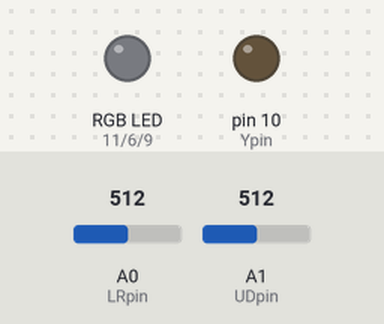
Simulated run of this sketch. Board: Arduino Uno, built with avr-gcc and run on an emulated ATmega328P. On the bench: an RGB LED mixed from three pins (HIGH = lit), output pins drawn as LEDs (lit = HIGH). Inputs (shaded band) come from the test bench; at power-on: A0 (LRpin) = 512, A1 (UDpin) = 512. Dim RGB values are drawn brighter than linear.

Above: at 1.2 s.
1.3 s: A0 (LRpin) set to 716
At 1.9 s:
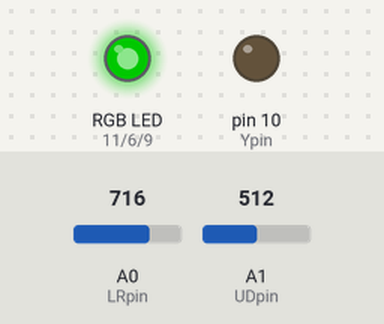
2.8 s: A1 (UDpin) set to 716
At 3.1 s:
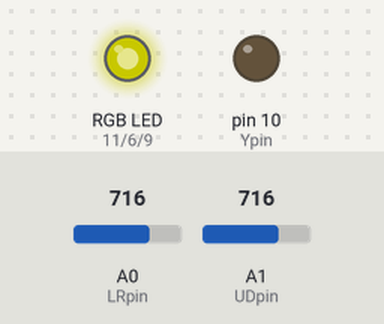
4.3 s: A0 (LRpin) set to 900
At 5.4 s:
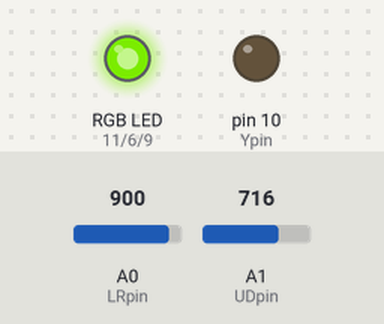
5.8 s: A1 (UDpin) set to 900
At 6.6 s:
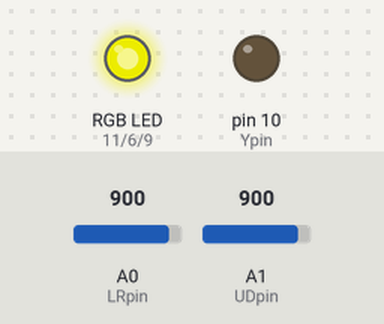
7.3 s: A0 (LRpin) set to 511
At 7.7 s:
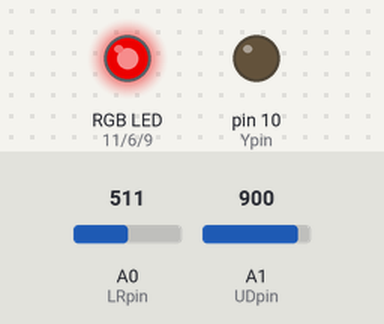
8.8 s: A1 (UDpin) set to 306
At 10.0 s:
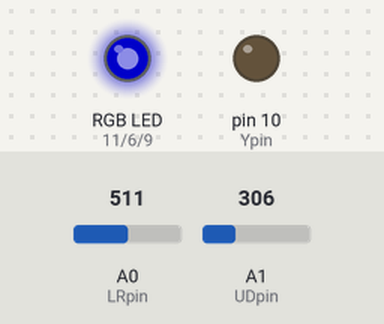
Timing chart, 0 to 11.3 s (numbered marks = the images above; inputs shaded):
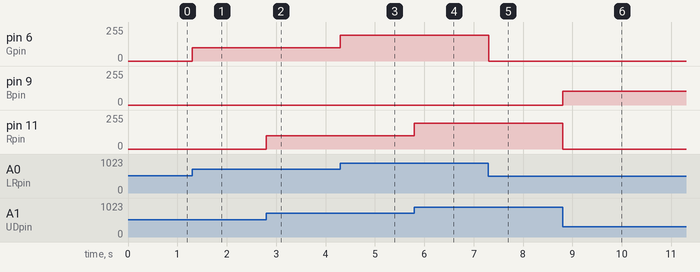

Measured:
- after the input at 1.3 s, pin 6 (Gpin): 0/255 → 101/255 at once
- after the input at 2.8 s, pin 11 (Rpin): 0/255 → 101/255 at once
- after the input at 4.3 s, pin 6 (Gpin): 101/255 → 193/255 at once
- after the input at 5.8 s, pin 11 (Rpin): 101/255 → 193/255 at once
- after the input at 7.3 s, pin 6 (Gpin): 193/255 → 0/255 at once
- after the input at 8.8 s, pin 9 (Bpin): 0/255 → 102/255 at once; pin 11 (Rpin): 193/255 → 0/255 at once

The sketch:

check_analog_Joystick_done_last.ino
```cpp
const int LRpin =A0;
const int UDpin =A1;

int LR;
int UD;


int LR_neutral;
int UD_neutral;


const int Rpin=11;
const int Ypin=10;
const int Gpin=6;
const int Bpin=9;


int R;
int Y;
int G;
int B;


const int deadZone =1;

void setup() {
  // put your setup code here, to run once:
Serial.begin(9600);

LR_neutral=analogRead(LRpin);
UD_neutral=analogRead(UDpin);
}

void loop() {
  // put your main code here, to run repeatedly:
  LR = analogRead(LRpin);
  UD = analogRead(UDpin);


  if(UD>=UD_neutral-deadZone)
  {
    B=0;
    R= map(UD,UD_neutral+deadZone,1023,0,255);


  }
  else if(UD<=UD_neutral-deadZone)
  {
    R=0;
    B=map(UD,UD_neutral,0,0,255);
  }
  else
  {
    R=0;
    B=0;
  }


  if(LR>=LR_neutral+deadZone)
  {
    Y=0;
    G= map(LR,LR_neutral+deadZone,1023,0,255);


  }
  else if(LR<=LR_neutral-deadZone)
  {
    G=0;
    Y=map(LR,LR_neutral,0,0,255);
  }
  else
  {
    G=0;
    Y=0;
  }


  analogWrite(Rpin,R);
  analogWrite(Ypin,Y);
  analogWrite(Bpin,B);
  analogWrite(Gpin,G);


}
```
